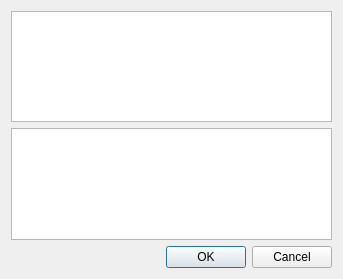
<?xml version="1.0" encoding="UTF-8"?>
<ui version="4.0">
 <class>DialogAddDeviceToChannel</class>
 <widget class="QDialog" name="DialogAddDeviceToChannel">
  <property name="geometry">
   <rect>
    <x>0</x>
    <y>0</y>
    <width>343</width>
    <height>279</height>
   </rect>
  </property>
  <property name="sizePolicy">
   <sizepolicy hsizetype="Fixed" vsizetype="Fixed">
    <horstretch>0</horstretch>
    <verstretch>0</verstretch>
   </sizepolicy>
  </property>
  <property name="windowTitle">
   <string>Dialog</string>
  </property>
  <layout class="QVBoxLayout" name="verticalLayout">
   <item>
    <widget class="QListWidget" name="lsDevice">
     <property name="selectionMode">
      <enum>QAbstractItemView::MultiSelection</enum>
     </property>
    </widget>
   </item>
   <item>
    <widget class="QListView" name="listView"/>
   </item>
   <item>
    <widget class="QDialogButtonBox" name="buttonBox">
     <property name="orientation">
      <enum>Qt::Horizontal</enum>
     </property>
     <property name="standardButtons">
      <set>QDialogButtonBox::Cancel|QDialogButtonBox::Ok</set>
     </property>
    </widget>
   </item>
  </layout>
 </widget>
 <resources/>
 <connections>
  <connection>
   <sender>buttonBox</sender>
   <signal>accepted()</signal>
   <receiver>DialogAddDeviceToChannel</receiver>
   <slot>accept()</slot>
   <hints>
    <hint type="sourcelabel">
     <x>248</x>
     <y>254</y>
    </hint>
    <hint type="destinationlabel">
     <x>157</x>
     <y>274</y>
    </hint>
   </hints>
  </connection>
  <connection>
   <sender>buttonBox</sender>
   <signal>rejected()</signal>
   <receiver>DialogAddDeviceToChannel</receiver>
   <slot>reject()</slot>
   <hints>
    <hint type="sourcelabel">
     <x>316</x>
     <y>260</y>
    </hint>
    <hint type="destinationlabel">
     <x>286</x>
     <y>274</y>
    </hint>
   </hints>
  </connection>
 </connections>
</ui>
